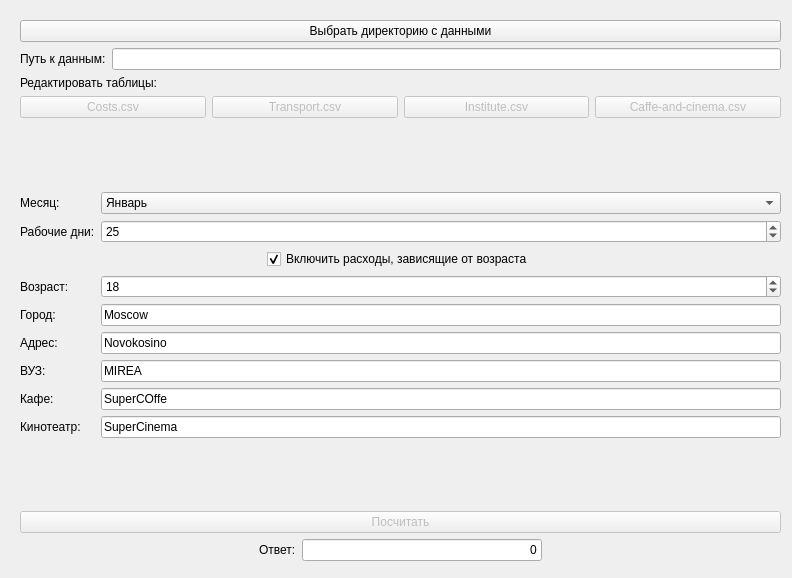
<?xml version="1.0" encoding="UTF-8"?>
<ui version="4.0">
 <class>MainWindow</class>
 <widget class="QMainWindow" name="MainWindow">
  <property name="geometry">
   <rect>
    <x>0</x>
    <y>0</y>
    <width>792</width>
    <height>578</height>
   </rect>
  </property>
  <property name="windowTitle">
   <string>qStudentMoney</string>
  </property>
  <widget class="QWidget" name="centralwidget">
   <widget class="QWidget" name="verticalLayoutWidget">
    <property name="geometry">
     <rect>
      <x>20</x>
      <y>20</y>
      <width>761</width>
      <height>541</height>
     </rect>
    </property>
    <layout class="QVBoxLayout" name="verticalLayout">
     <item>
      <widget class="QPushButton" name="pb_ChooseFiles">
       <property name="text">
        <string>Выбрать директорию с данными</string>
       </property>
      </widget>
     </item>
     <item>
      <layout class="QHBoxLayout" name="horizontalLayout_3">
       <item>
        <widget class="QLabel" name="label_10">
         <property name="text">
          <string>Путь к данным:</string>
         </property>
        </widget>
       </item>
       <item>
        <widget class="QLineEdit" name="le_DataPath">
         <property name="readOnly">
          <bool>true</bool>
         </property>
        </widget>
       </item>
      </layout>
     </item>
     <item>
      <widget class="QLabel" name="label_11">
       <property name="text">
        <string>Редактировать таблицы:</string>
       </property>
      </widget>
     </item>
     <item>
      <layout class="QHBoxLayout" name="horizontalLayout_2">
       <item>
        <widget class="QPushButton" name="pb_editCosts">
         <property name="enabled">
          <bool>false</bool>
         </property>
         <property name="styleSheet">
          <string notr="true"/>
         </property>
         <property name="text">
          <string>Costs.csv</string>
         </property>
        </widget>
       </item>
       <item>
        <widget class="QPushButton" name="pb_editTransport">
         <property name="enabled">
          <bool>false</bool>
         </property>
         <property name="text">
          <string>Transport.csv</string>
         </property>
        </widget>
       </item>
       <item>
        <widget class="QPushButton" name="pb_editInstitute">
         <property name="enabled">
          <bool>false</bool>
         </property>
         <property name="text">
          <string>Institute.csv</string>
         </property>
        </widget>
       </item>
       <item>
        <widget class="QPushButton" name="pb_editCaffeCinema">
         <property name="enabled">
          <bool>false</bool>
         </property>
         <property name="text">
          <string>Caffe-and-cinema.csv</string>
         </property>
        </widget>
       </item>
      </layout>
     </item>
     <item>
      <spacer name="verticalSpacer_2">
       <property name="orientation">
        <enum>Qt::Vertical</enum>
       </property>
       <property name="sizeHint" stdset="0">
        <size>
         <width>20</width>
         <height>40</height>
        </size>
       </property>
      </spacer>
     </item>
     <item>
      <layout class="QGridLayout" name="gridLayout">
       <item row="5" column="1">
        <widget class="QLineEdit" name="le_Address">
         <property name="text">
          <string>Novokosino</string>
         </property>
         <property name="placeholderText">
          <string>Введите название района</string>
         </property>
        </widget>
       </item>
       <item row="3" column="0">
        <widget class="QLabel" name="label_8">
         <property name="text">
          <string>Возраст:</string>
         </property>
        </widget>
       </item>
       <item row="4" column="1">
        <widget class="QLineEdit" name="le_City">
         <property name="text">
          <string>Moscow</string>
         </property>
         <property name="placeholderText">
          <string>Введите название города / населённого пункта</string>
         </property>
        </widget>
       </item>
       <item row="3" column="1">
        <widget class="QSpinBox" name="sb_Age">
         <property name="minimum">
          <number>1</number>
         </property>
         <property name="maximum">
          <number>130</number>
         </property>
         <property name="value">
          <number>18</number>
         </property>
         <property name="displayIntegerBase">
          <number>10</number>
         </property>
        </widget>
       </item>
       <item row="8" column="1">
        <widget class="QLineEdit" name="le_Cinema">
         <property name="text">
          <string>SuperCinema</string>
         </property>
         <property name="placeholderText">
          <string>Введите название кинотеатра</string>
         </property>
        </widget>
       </item>
       <item row="8" column="0">
        <widget class="QLabel" name="label_7">
         <property name="text">
          <string>Кинотеатр:</string>
         </property>
        </widget>
       </item>
       <item row="7" column="0">
        <widget class="QLabel" name="label_6">
         <property name="text">
          <string>Кафе:</string>
         </property>
        </widget>
       </item>
       <item row="6" column="1">
        <widget class="QLineEdit" name="le_Institute">
         <property name="text">
          <string>MIREA</string>
         </property>
         <property name="placeholderText">
          <string>Введите название ВУЗа</string>
         </property>
        </widget>
       </item>
       <item row="7" column="1">
        <widget class="QLineEdit" name="le_Caffe">
         <property name="text">
          <string>SuperCOffe</string>
         </property>
         <property name="placeholderText">
          <string>Введите название кафе</string>
         </property>
        </widget>
       </item>
       <item row="0" column="1">
        <widget class="QComboBox" name="cb_Month">
         <item>
          <property name="text">
           <string>Январь</string>
          </property>
         </item>
         <item>
          <property name="text">
           <string>Февраль</string>
          </property>
         </item>
         <item>
          <property name="text">
           <string>Март</string>
          </property>
         </item>
         <item>
          <property name="text">
           <string>Апрель</string>
          </property>
         </item>
         <item>
          <property name="text">
           <string>Май</string>
          </property>
         </item>
         <item>
          <property name="text">
           <string>Июнь</string>
          </property>
         </item>
         <item>
          <property name="text">
           <string>Июль</string>
          </property>
         </item>
         <item>
          <property name="text">
           <string>Август</string>
          </property>
         </item>
         <item>
          <property name="text">
           <string>Сентябрь</string>
          </property>
         </item>
         <item>
          <property name="text">
           <string>Октябрь</string>
          </property>
         </item>
         <item>
          <property name="text">
           <string>Ноябрь</string>
          </property>
         </item>
         <item>
          <property name="text">
           <string>Декабрь</string>
          </property>
         </item>
        </widget>
       </item>
       <item row="0" column="0">
        <widget class="QLabel" name="label_2">
         <property name="text">
          <string>Месяц:</string>
         </property>
        </widget>
       </item>
       <item row="4" column="0">
        <widget class="QLabel" name="label_4">
         <property name="text">
          <string>Город:</string>
         </property>
        </widget>
       </item>
       <item row="6" column="0">
        <widget class="QLabel" name="label_3">
         <property name="text">
          <string>ВУЗ:</string>
         </property>
        </widget>
       </item>
       <item row="2" column="0" colspan="2" alignment="Qt::AlignHCenter">
        <widget class="QCheckBox" name="ch_AgeEffect">
         <property name="text">
          <string>Включить расходы, зависящие от возраста</string>
         </property>
         <property name="checked">
          <bool>true</bool>
         </property>
        </widget>
       </item>
       <item row="5" column="0">
        <widget class="QLabel" name="label_5">
         <property name="text">
          <string>Адрес:</string>
         </property>
        </widget>
       </item>
       <item row="1" column="0">
        <widget class="QLabel" name="label_9">
         <property name="text">
          <string>Рабочие дни:</string>
         </property>
        </widget>
       </item>
       <item row="1" column="1">
        <widget class="QSpinBox" name="sb_WorkDays">
         <property name="maximum">
          <number>31</number>
         </property>
         <property name="value">
          <number>25</number>
         </property>
        </widget>
       </item>
      </layout>
     </item>
     <item>
      <spacer name="verticalSpacer_3">
       <property name="orientation">
        <enum>Qt::Vertical</enum>
       </property>
       <property name="sizeHint" stdset="0">
        <size>
         <width>20</width>
         <height>40</height>
        </size>
       </property>
      </spacer>
     </item>
     <item>
      <widget class="QPushButton" name="pb_Calculate">
       <property name="enabled">
        <bool>false</bool>
       </property>
       <property name="text">
        <string>Посчитать</string>
       </property>
      </widget>
     </item>
     <item>
      <layout class="QHBoxLayout" name="horizontalLayout">
       <item>
        <spacer name="horizontalSpacer">
         <property name="orientation">
          <enum>Qt::Horizontal</enum>
         </property>
         <property name="sizeType">
          <enum>QSizePolicy::Expanding</enum>
         </property>
         <property name="sizeHint" stdset="0">
          <size>
           <width>40</width>
           <height>20</height>
          </size>
         </property>
        </spacer>
       </item>
       <item>
        <widget class="QLabel" name="label">
         <property name="text">
          <string>Ответ:</string>
         </property>
        </widget>
       </item>
       <item>
        <widget class="QLineEdit" name="le_Answer">
         <property name="text">
          <string>0</string>
         </property>
         <property name="alignment">
          <set>Qt::AlignRight|Qt::AlignTrailing|Qt::AlignVCenter</set>
         </property>
         <property name="readOnly">
          <bool>true</bool>
         </property>
        </widget>
       </item>
       <item>
        <spacer name="horizontalSpacer_2">
         <property name="orientation">
          <enum>Qt::Horizontal</enum>
         </property>
         <property name="sizeHint" stdset="0">
          <size>
           <width>40</width>
           <height>20</height>
          </size>
         </property>
        </spacer>
       </item>
      </layout>
     </item>
    </layout>
   </widget>
  </widget>
 </widget>
 <resources/>
 <connections/>
 <slots>
  <slot>enableAge(int)</slot>
 </slots>
</ui>
